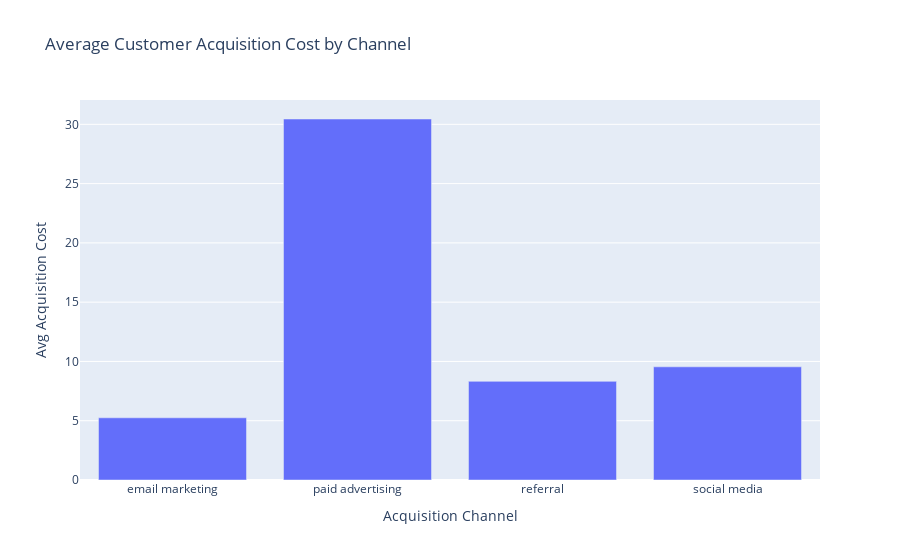

The notebook cell saved with this chart:
### Code cell
cost_by_channel = data.groupby('channel')['cost'].mean().reset_index()

fig = px.bar(cost_by_channel, x="channel", y="cost", 
             title="Average Customer Acquisition Cost by Channel",
             labels={"cost": "Avg Acquisition Cost", "channel": "Acquisition Channel"}
            )

fig.show()

### Figure 1 — Plotly figure (JSON) as saved in the notebook; plotly's stock layout.template omitted (floating-point values rounded to 4 significant figures)
{"data": [{"alignmentgroup": "True", "hovertemplate": "Acquisition Channel=%{x}<br>Avg Acquisition Cost=%{y}<extra></extra>", "legendgroup": "", "marker": {"color": "#636efa", "pattern": {"shape": ""}}, "name": "", "offsetgroup": "", "orientation": "v", "showlegend": false, "textposition": "auto", "type": "bar", "x": ["email marketing", "paid advertising", "referral", "social media"], "xaxis": "x", "y": [5.246, 30.45, 8.32, 9.546], "yaxis": "y"}], "layout": {"barmode": "relative", "legend": {"tracegroupgap": 0}, "title": {"text": "Average Customer Acquisition Cost by Channel"}, "xaxis": {"anchor": "y", "domain": [0, 1], "title": {"text": "Acquisition Channel"}}, "yaxis": {"anchor": "x", "domain": [0, 1], "title": {"text": "Avg Acquisition Cost"}}}}
